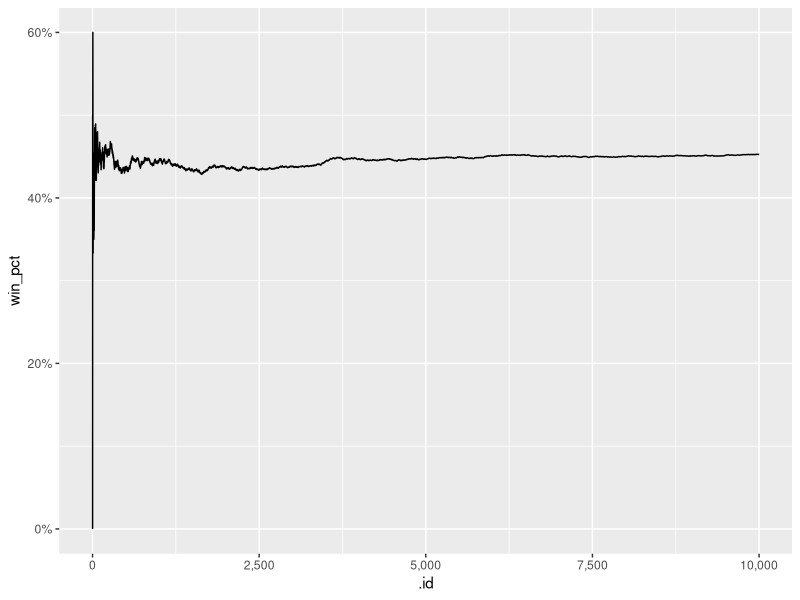
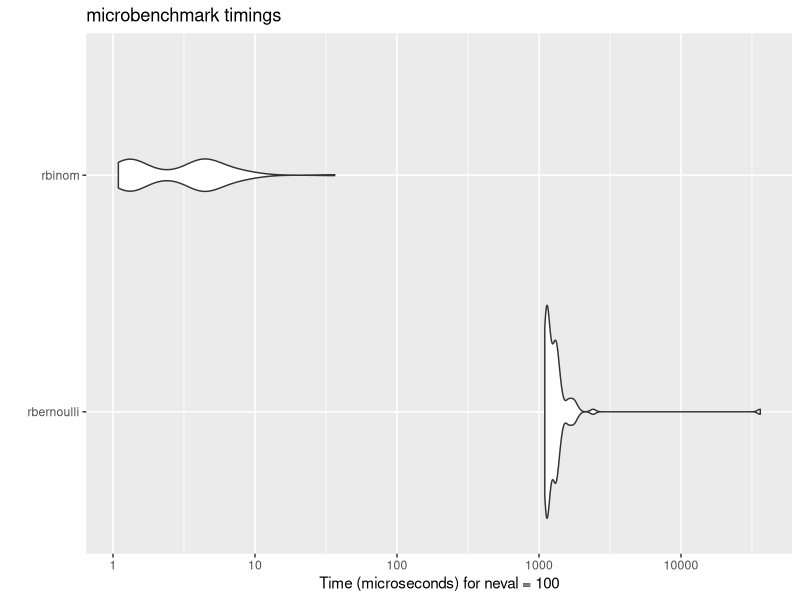

The R script that drew these images, in order: (Note: this script raises an error after producing the figures.)
library(tidyverse)

set.seed(123)

n_sims <- 1e04

tibble(
  me = runif(n = n_sims, min = 0.1, max = 0.8),
  you = runif(n = n_sims, min = 0, max = 1),
  win = me > you
) %>%
  mutate(.id = row_number(),
         win_pct = cummean(win)) %>%
  ggplot(mapping = aes(x = .id, y = win_pct)) +
  geom_line() +
  scale_x_continuous(labels = scales::comma) +
  scale_y_continuous(labels = scales::percent)


sim_flips <- function(n_coins = 1e03){
  while(n_coins > 1){
    # simulate coin flips and count how many are TRUE
    n_coins <- rbinom(n = 1, size = n_coins, prob = 0.5)
  }

  return(n_coins)
}

map_dbl(.x = 1:n_sims, ~ sim_flips(n_coins = 1e06)) %>%
  mean()

# will it run efficiently?
microbenchmark::microbenchmark(sim_flips(n_coins = 1e06))

microbenchmark::microbenchmark(
  rbernoulli = rbernoulli(n = 1, p = 0.5),
  rbinom = rbinom(n = 1, size = 1, prob = 0.5)
) %>%
  autoplot()

microbenchmark::microbenchmark(
  n_1 = rbinom(n = 1, size = n_coins, prob = 0.5),
  n_coins = sum(rbinom(n = n_coins, size = 1, p = 0.5))
) %>%
  autoplot()







